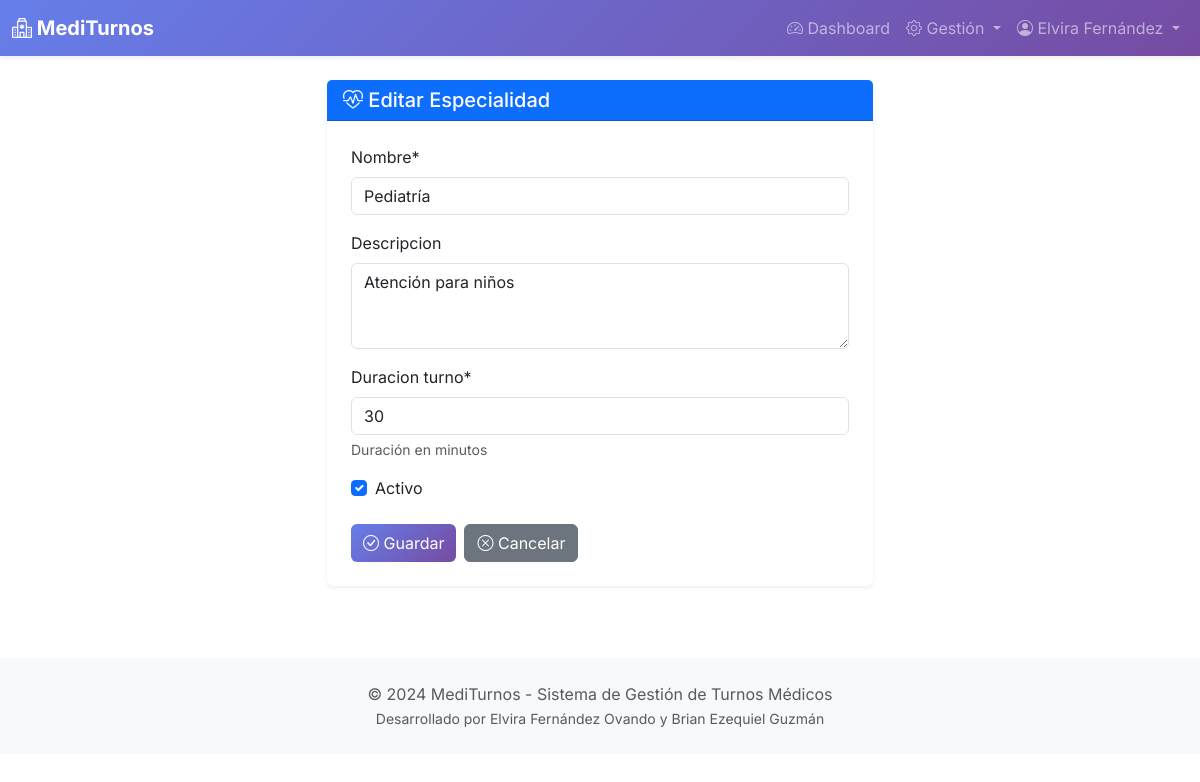
/admin-panel/especialidades/1/editar/ (signed in), run on the app's committed database.
### appointments/models.py (models this page shows, shortened)
class Usuario(AbstractUser):
    ROLES = (
        ('admin', 'Administrador'),
        ('medico', 'Médico'),
        ('paciente', 'Paciente'),
    )
    rol = models.CharField(max_length=10, choices=ROLES, default='paciente')
    dni = models.CharField(max_length=8, unique=True, validators=[
        RegexValidator(r'^\d{7,8}$', 'Ingrese un DNI válido (7-8 dígitos)')
    ])
    telefono = models.CharField(max_length=15, blank=True)
    direccion = models.CharField(max_length=200, blank=True)
    fecha_nacimiento = models.DateField(null=True, blank=True)
    class Meta:
        verbose_name = 'Usuario'
        verbose_name_plural = 'Usuarios'

class Especialidad(models.Model):
    nombre = models.CharField(max_length=100, unique=True)
    descripcion = models.TextField(blank=True)
    duracion_turno = models.IntegerField(default=30, help_text="Duración en minutos")
    activo = models.BooleanField(default=True)
    fecha_creacion = models.DateTimeField(auto_now_add=True)
    class Meta:
        verbose_name = 'Especialidad'
        verbose_name_plural = 'Especialidades'
        ordering = ['nombre']

### appointments/views/admin_views.py (the view)
# urls.py: path('admin-panel/especialidades/<int:pk>/editar/', views.admin_especialidad_editar, name='admin_especialidad_editar'),
@login_required
def admin_especialidad_editar(request, pk):
    if request.user.rol != 'admin':
        messages.error(request, 'No tienes permisos.')
        return redirect('dashboard')
    especialidad = get_object_or_404(Especialidad, pk=pk)
    if request.method == 'POST':
        form = EspecialidadForm(request.POST, instance=especialidad)
        if form.is_valid():
            form.save()
            messages.success(request, 'Especialidad actualizada correctamente.')
            return redirect('admin_especialidades')
    else:
        form = EspecialidadForm(instance=especialidad)
    return render(request, 'appointments/admin/especialidad_form.html', {'form': form, 'accion': 'Editar'})

### appointments/forms.py
class EspecialidadForm(forms.ModelForm):
    class Meta:
        model = Especialidad
        fields = ['nombre', 'descripcion', 'duracion_turno', 'activo']
        widgets = {
            'nombre': forms.TextInput(attrs={'class': 'form-control'}),
            'descripcion': forms.Textarea(attrs={'class': 'form-control', 'rows': 3}),
            'duracion_turno': forms.NumberInput(attrs={'class': 'form-control'}),
            'activo': forms.CheckboxInput(attrs={'class': 'form-check-input'}),
        }

### appointments/templates/appointments/admin/especialidad_form.html (shortened to what this page needs)
{% extends 'base.html' %}
{% load static %}
{% load crispy_forms_tags %}
{% block content %}
<div class="container py-4">
    <div class="row justify-content-center">
        <div class="col-lg-6">
            <div class="card border-0 shadow-sm">
                <div class="card-header bg-primary text-white">
                    <h5 class="mb-0">
                        <i class="bi bi-heart-pulse"></i> {{ accion }} Especialidad
                    </h5>
                </div>
                <div class="card-body p-4">
                    <form method="post">
                        {{ form|crispy }}
                        <div class="d-flex gap-2 mt-4">
                            <button type="submit" class="btn btn-primary">
                                <i class="bi bi-check-circle"></i> Guardar
                            </button>
                            <a href="{% url 'admin_especialidades' %}" class="btn btn-secondary">
                                <i class="bi bi-x-circle"></i> Cancelar
                            </a>
                        </div>
                    </form>
                </div>
            </div>
        </div>
    </div>
</div>
{% endblock %}

### templates/base.html (shortened to what this page needs)
{% load static %}
<!DOCTYPE html>
<html lang="es">
<head>
    <link href="{% static 'css/bootstrap.min.css' %}" rel="stylesheet">
    <link href="{% static 'css/bootstrap-icons.css' %}" rel="stylesheet">
    <link rel="stylesheet" href="{% static 'css/style.css' %}">
</head>
<body>
    {% if user.is_authenticated %}
    <nav class="navbar navbar-expand-lg navbar-dark bg-primary shadow-sm">
        <div class="container-fluid">
            <a class="navbar-brand fw-bold" href="{% url 'dashboard' %}">
                <i class="bi bi-hospital"></i> MediTurnos
            </a>
            <div class="collapse navbar-collapse" id="navbarNav">
                <ul class="navbar-nav ms-auto">
                    {% if user.rol == 'admin' %}
                    <li class="nav-item">
                        <a class="nav-link" href="{% url 'admin_dashboard' %}">
                            <i class="bi bi-speedometer2"></i> Dashboard
                        </a>
                    </li>
                    <li class="nav-item dropdown">
                        <a class="nav-link dropdown-toggle" href="#"
                           role="button" data-bs-toggle="dropdown">
                            <i class="bi bi-gear"></i> Gestión
                        </a>
                    </li>
                    {% endif %}
                    <li class="nav-item dropdown">
                        <a class="nav-link dropdown-toggle" href="#"
                           role="button" data-bs-toggle="dropdown">
                            <i class="bi bi-person-circle"></i> {{ user.get_full_name }}
                        </a>
                    </li>
                </ul>
            </div>
        </div>
    </nav>
    {% endif %}
    <main>
        {% block content %}{% endblock %}
    </main>
    <footer class="bg-light text-center py-4 mt-5">
        <div class="container">
            <p class="text-muted mb-0">&copy; 2024 MediTurnos - Sistema de Gestión de Turnos Médicos</p>
            <p class="text-muted mb-0"><small>Desarrollado por Elvira Fernández Ovando y Brian Ezequiel Guzmán</small></p>
        </div>
    </footer>
</body>
</html>

### static/css/style.css (style rules this page uses)
body { font-family: 'Inter', -apple-system, BlinkMacSystemFont, 'Segoe UI', Roboto, sans-serif; }
.navbar { background: linear-gradient(135deg, #667eea 0%, #764ba2 100%) !important; }
.btn-primary { background: linear-gradient(135deg, #667eea 0%, #764ba2 100%); border: none; }

### data on the page
Usuario: get_full_name "Elvira Fernández"
Especialidad: nombre "Pediatría", descripcion "Atención para niños", duracion_turno "30", activo "☑"

### other printed values
{{ accion }} "Editar"
